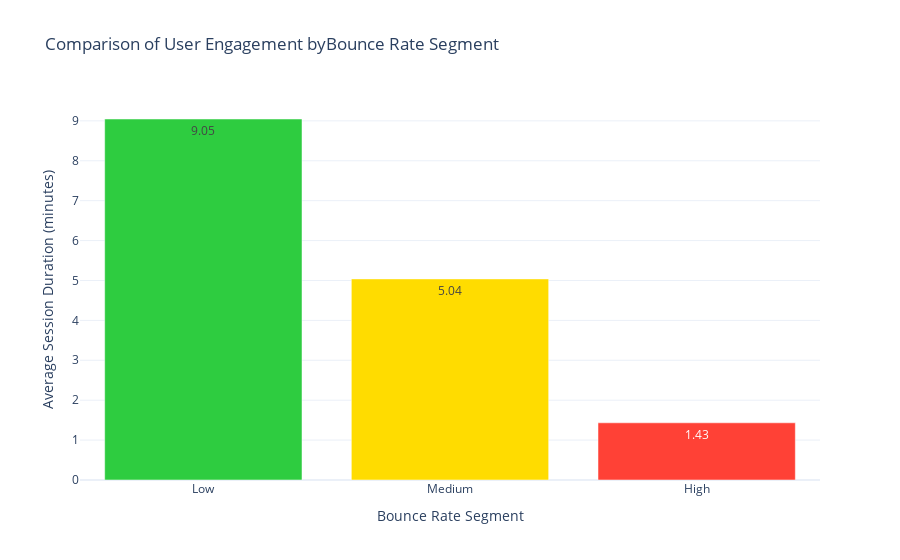

Here is the notebook cell this chart was saved with:
### Markdown cell above
- Now let's have a look at the average session duration of the users in each bounce segment

### Code cell
# Calculate the average session duration for each segment
segment_avg_duration = data.groupby('Bounce Rate Segment')['Avg. Session Duration'].mean()

segment_avg_duration.head()

# Create a bar chart to compute user engagement
engagement_fig = go.Figure(data=go.Bar(x=segment_avg_duration.index, y=segment_avg_duration, text=segment_avg_duration.round(2), textposition='auto', marker=dict(color=['#2ECC40', '#FFDC00', '#FF4136'])))

engagement_fig.update_layout(title='Comparison of User Engagement byBounce Rate Segment', xaxis=dict(title='Bounce Rate Segment'), yaxis=dict(title='Average Session Duration (minutes)'))

engagement_fig.show()

pio.write_image(engagement_fig, './images/image3.png')

### Figure 1 — Plotly figure (JSON) as saved in the notebook; plotly's stock layout.template omitted (floating-point values rounded to 4 significant figures)
{"data": [{"marker": {"color": ["#2ECC40", "#FFDC00", "#FF4136"]}, "text": [9.05, 5.04, 1.43], "textposition": "auto", "type": "bar", "x": ["Low", "Medium", "High"], "y": [9.046, 5.039, 1.433]}], "layout": {"title": {"text": "Comparison of User Engagement byBounce Rate Segment"}, "xaxis": {"title": {"text": "Bounce Rate Segment"}}, "yaxis": {"title": {"text": "Average Session Duration (minutes)"}}}}
